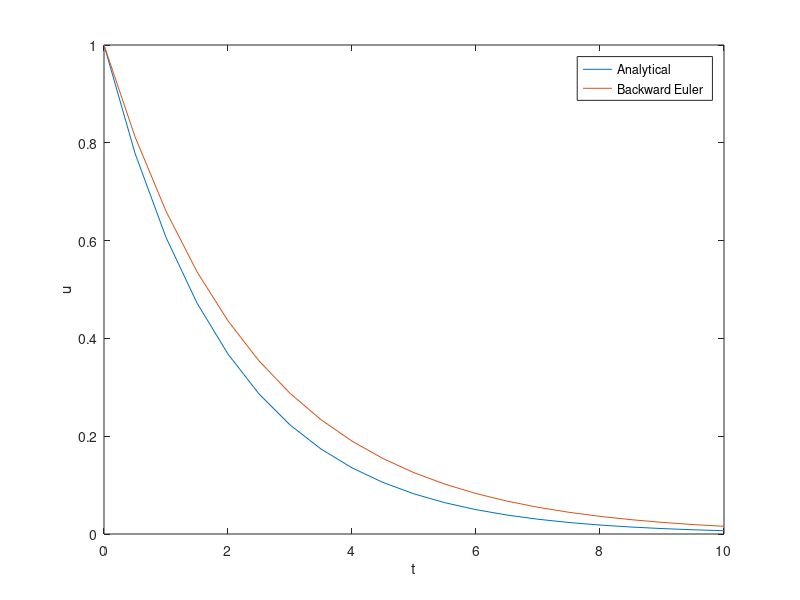

Write MATLAB code to recreate this figure.
%Alan Wang
%16.90 Pset #3 Problem 1b
%Implement Backwards Euler for Temperature Evolution

%set time steps
deltaT = 0.5;
t0 = 0;
tf = 10;
n = tf/deltaT;

%set initial condition and parameter
u0 = 1;
lambda = 0.5;

%set function f
f=@(t,y) -lambda*y;

%initialize time vector and solution vector
t = [t0 zeros(1,n)];
y = [u0 zeros(1,n)];

%compute Backwards Euler numerical solutions
for i = 1:n
    t(i+1) = t(i)+deltaT;
    ynew = y(i) + deltaT*(f(t(i),y(i)));
    y(i+1) = y(i) + deltaT*f(t(i+1),ynew);
end

%find exact solution
t_exact = [t0:deltaT:tf];
y_exact = exp(-lambda*t_exact);

%plot
plot(t_exact,y_exact,t,y)
xlabel('t')
ylabel('u')
legend('Analytical','Backward Euler')